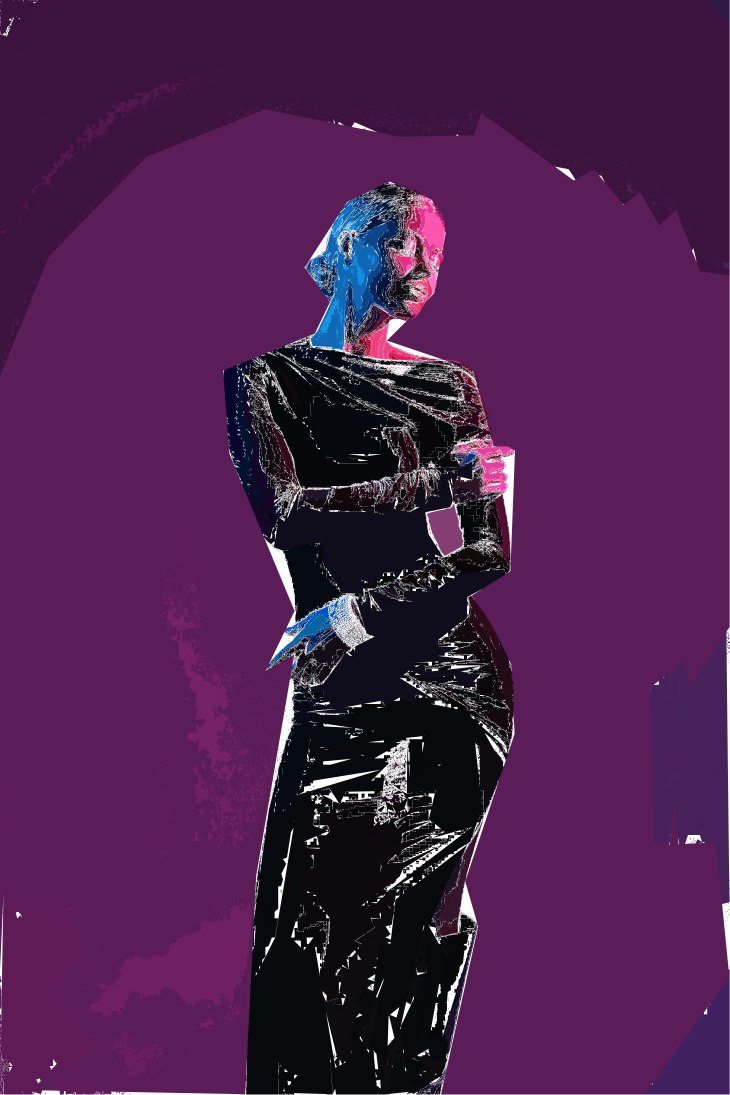
#> input picture 2.png, 3648 x 5472 px (shown at 1/5 size)
$ python cli.py --image ../2.png
#> lines starting #> are read from the running program, lines starting #| are printed output that depends on the picture
### img2svg/image_processing.py
import requests
from PIL import Image
from io import BytesIO
import os
from urllib.parse import urlparse

def download_and_resize_image(image_source, resize_original=2, min_width=80):
    # Determine if the image source is a URL or a local file path
    if image_source.startswith('http://') or image_source.startswith('https://'):
        response = requests.get(image_source)
        if response.status_code == 200:
            image = Image.open(BytesIO(response.content))
            # Extract filename from URL without query params
            parsed_url = urlparse(image_source)
            original_filename = os.path.basename(parsed_url.path)
        else:
            raise ValueError('Failed to download the image.')
    elif os.path.isfile(image_source):
        image = Image.open(image_source)
        # Extract the base filename from the local path
        original_filename = os.path.basename(image_source)
    else:
        raise ValueError('Invalid URL or file path.')

    # Resize the image
    new_width = image.width // resize_original
    new_height = image.height // resize_original
    if new_width < min_width:
        new_width = min_width
        new_height = int(image.height * (new_width / image.width))

    # Save the resized image with a name derived from the original filename
    base_name, ext = os.path.splitext(original_filename)
    resized_filename = f"{base_name}_resized.png"
    resized_image = image.resize((new_width, new_height))
    resized_image.save(resized_filename, 'PNG')

    return resized_filename, new_width, new_height

### img2svg/svg_conversion.py
import cv2
import numpy as np
import svgwrite

def image_to_svg(image_path, svg_path, new_width, new_height, hue_increment=45, saturation_increment=45, value_increment=45, min_contour=0.01, smooth_epsilon=0.00001):
    original_image = cv2.imread(image_path)
    hsv_image = cv2.cvtColor(original_image, cv2.COLOR_BGR2HSV)
    color_ranges = []

    for h in range(0, 180, hue_increment):
        for s in range(0, 256, saturation_increment):
            for v in range(0, 256, value_increment):
                lower_bound = np.array([h, s, v])
                upper_bound = np.array([h + hue_increment, s + saturation_increment, v + value_increment])
                color_ranges.append((lower_bound, upper_bound))

    dwg = svgwrite.Drawing(svg_path, profile='tiny', size=(new_width, new_height))
    dwg.viewbox(0, 0, new_width, new_height)

    for lower_bound, upper_bound in color_ranges:
        mask = cv2.inRange(hsv_image, lower_bound, upper_bound)
        contours, _ = cv2.findContours(mask, cv2.RETR_EXTERNAL, cv2.CHAIN_APPROX_SIMPLE)
        combined_path = svgwrite.container.Group()

        for contour in contours:
            if len(contour) >= min_contour:
                epsilon = smooth_epsilon * cv2.arcLength(contour, True)
                simplified_contour = cv2.approxPolyDP(contour, epsilon, True)
                color_sample = original_image[simplified_contour[0][0][1], simplified_contour[0][0][0]]
                path_data = 'M ' + ' '.join([f'{x},{y}' for [x, y] in simplified_contour[:, 0]]) + ' Z'
                path = svgwrite.path.Path(d=path_data, fill=f'rgb({color_sample[2]},{color_sample[1]},{color_sample[0]})')
                combined_path.add(path)

        dwg.add(combined_path)
    dwg.save()

### img2svg/cli.py
import argparse
from img2svg.image_processing import download_and_resize_image
from img2svg.svg_conversion import image_to_svg
import os

default_image_link = "https://t4.ftcdn.net/jpg/09/77/54/79/240_F_977547957_KCF6SHZaZqx6FyUACiQbjNtuy6bZafx3.webp"

# Define presets with increments for hue, saturation, and value
PRESETS = {
    'slow': {'hue_increment': 20, 'saturation_increment': 20, 'value_increment': 20, 'min_contour': 0.01, 'smooth_epsilon': 0.00001, 'resize_original': 1},
    'fast': {'hue_increment': 90, 'saturation_increment': 90, 'value_increment': 90, 'min_contour': 0.06, 'smooth_epsilon': 0.00050, 'resize_original': 8}
}

def main():
    parser = argparse.ArgumentParser(description='Image Processing and SVG Conversion Tool')
    parser.add_argument('--image', type=str, default=default_image_link, help='URL or Path of the image')
    parser.add_argument('--output_dir', type=str, default='.', help='Output directory for files')
    parser.add_argument('--hue_increment', type=int, default=45, help='Hue increment value')
    parser.add_argument('--saturation_increment', type=int, default=45, help='Saturation increment value')
    parser.add_argument('--value_increment', type=int, default=45, help='Value increment value')
    parser.add_argument('--min_contour', type=float, default=0.01, help='Threshold for smoothing (epsilon value)')
    parser.add_argument('--smooth_epsilon', type=float, default=0.00001, help='Value for smoothing vectors')
    parser.add_argument('--resize_original', type=float, default=2, help='Faster processing dividing width/height by this number')
    parser.add_argument('--preset', type=str, choices=PRESETS.keys(), help='Preset to use for color increments')

    args = parser.parse_args()

    # Apply preset values if a preset is selected
    if args.preset:
        preset_values = PRESETS[args.preset]
        # Update args with the preset values, but allow command-line args to override them
        for key, value in preset_values.items():
            if getattr(args, key) == parser.get_default(key):
                setattr(args, key, value)

    if args.resize_original == 0:
        args.resize_original = 1
    image_path, new_width, new_height = download_and_resize_image(args.image, args.resize_original)
#> in download_and_resize_image, image is the input picture: PIL image 3648x5472 RGBA; mean R, G, B, A 68.3, 23.9, 69.8, 247.4
#> image_path = '2_resized.png'; new_width = 1824; new_height = 2736
    base_name = os.path.splitext(os.path.basename(image_path))[0]
    svg_path = f"{args.output_dir}/{base_name}_regions.svg"
#> svg_path = './2_resized_regions.svg'
    print(f"Image saved at: {image_path}")
#| Image saved at: 2_resized.png
    image_to_svg(image_path, svg_path, new_width, new_height,
             args.hue_increment, args.saturation_increment,
             args.value_increment, args.min_contour, args.smooth_epsilon)
#> in image_to_svg, `original_image = cv2.imread(image_path)`:
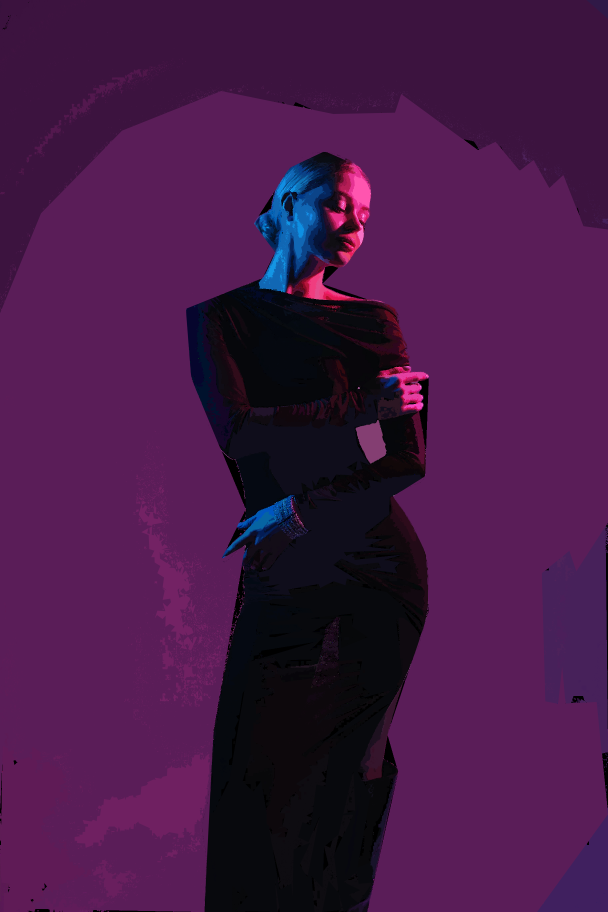
#> original_image: shape (2736, 1824, 3) (shown at 1/3 size); mean B, G, R 70.3, 24.2, 68.8
#> in image_to_svg, `hsv_image = cv2.cvtColor(original_image, cv2.COLOR_BGR2HSV)`: hsv_image: shape (2736, 1824, 3); mean H, S, V 143.3, 163.1, 72.8
#> (the call stopped at in image_to_svg, `dwg = svgwrite.Drawing(svg_path, profile='tiny', size=(new_width, new_..`: svgwrite is not available in this run)
    print(f"SVG path: {svg_path}")
#| SVG path: ./2_resized_regions.svg

if __name__ == '__main__':
    main()
